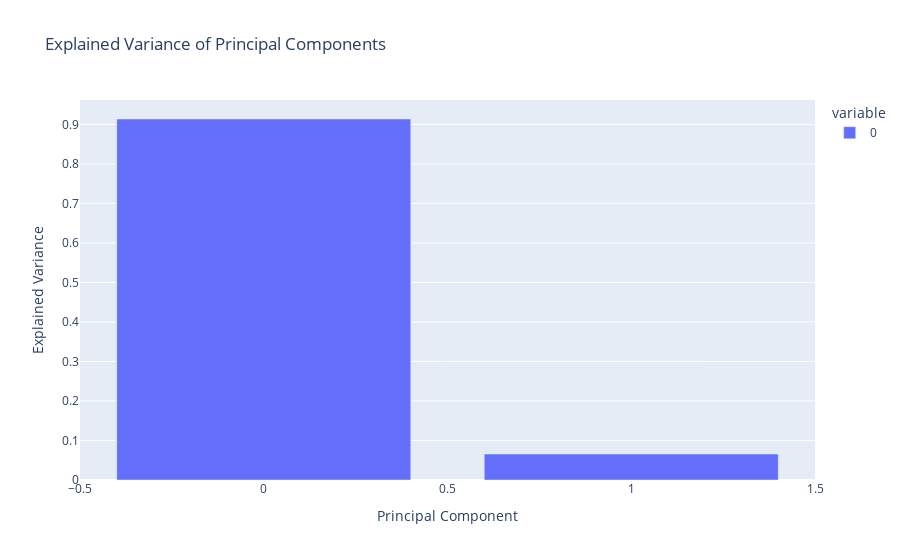

The code cell stored with this chart in its notebook:
### Code cell
px.bar(selection_method_pca.explained_variance_ratio_, title="Explained Variance of Principal Components", labels={'index': 'Principal Component', 'value': 'Explained Variance'})

### Figure 1 — Plotly figure (JSON) as saved in the notebook; plotly's stock layout.template omitted (floating-point values rounded to 4 significant figures)
{"data": [{"alignmentgroup": "True", "hovertemplate": "variable=0<br>Principal Component=%{x}<br>Explained Variance=%{y}<extra></extra>", "legendgroup": "0", "marker": {"color": "#636efa", "pattern": {"shape": ""}}, "name": "0", "offsetgroup": "0", "orientation": "v", "showlegend": true, "textposition": "auto", "type": "bar", "x": [0, 1], "xaxis": "x", "y": [0.9136, 0.06576], "yaxis": "y"}], "layout": {"autosize": true, "barmode": "relative", "legend": {"title": {"text": "variable"}, "tracegroupgap": 0}, "title": {"text": "Explained Variance of Principal Components"}, "xaxis": {"anchor": "y", "autorange": true, "domain": [0, 1], "range": [-0.5, 1.5], "title": {"text": "Principal Component"}, "type": "linear"}, "yaxis": {"anchor": "x", "autorange": true, "domain": [0, 1], "range": [0, 0.9617], "title": {"text": "Explained Variance"}, "type": "linear"}}}
